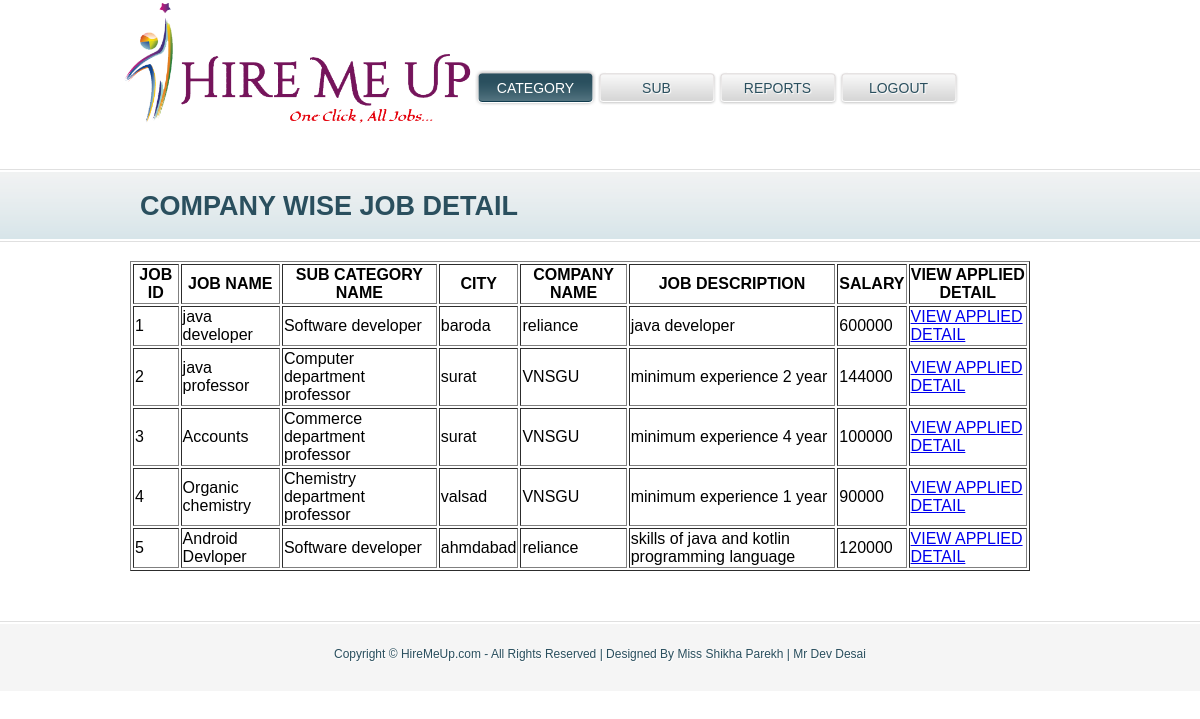
/admin_apply_job_detail.php, run on the app's committed database.
### tables this page shows
CREATE TABLE IF NOT EXISTS `job_detail` (
  `job_id` int(11) NOT NULL,
  `job_name` varchar(50) NOT NULL,
  `sub_cat_id` int(11) NOT NULL,
  `city` varchar(50) NOT NULL,
  `company_id` int(11) NOT NULL,
  `job_description` varchar(300) NOT NULL,
  `salary` int(10) NOT NULL,
  PRIMARY KEY (`job_id`)
);

CREATE TABLE IF NOT EXISTS `job_sub_cat` (
  `sub_cat_id` int(11) NOT NULL,
  `cat_id` int(11) NOT NULL,
  `sub_cat` varchar(50) NOT NULL,
  PRIMARY KEY (`sub_cat_id`),
  KEY `cat_id` (`cat_id`)
);

CREATE TABLE IF NOT EXISTS `company_regis` (
  `company_id` int(11) NOT NULL,
  `company_name` varchar(50) NOT NULL,
  `address` varchar(250) NOT NULL,
  `city` varchar(50) NOT NULL,
  `state` varchar(50) NOT NULL,
  `mobile_no` varchar(10) NOT NULL,
  `email_id` varchar(50) NOT NULL,
  `pwd` varchar(10) NOT NULL,
  `regis_date` date NOT NULL,
  PRIMARY KEY (`company_id`)
);

### admin_apply_job_detail.php (the view, shortened to what this page needs)
<?php
include("admin_header.php");
?>
<div id="body">
  <div class="blog1">
    <h1>Company Wise Job Detail</h1>
     <div>
		<form name="form1" method="post" id="form1" >
		<br/>
		 <?php
	$pgsize=5;
	$cpgno=1;
	$stops=($cpgno-1) * $pgsize;
	$qur1=mysql_query("select * from job_detail limit $stops,$pgsize");
	echo "<table border='1' width='900px'>
	<thead>
		<tr>
			<th>JOB ID</th>
			<th>JOB NAME</th>
			<th>SUB CATEGORY NAME</th>
			<th>CITY</th>
			<th>COMPANY NAME</th>
			<th>JOB DESCRIPTION</th>
			<th>SALARY</th>
			<th>VIEW APPLIED DETAIL</th>
		</tr>
	</thead>";
	while($q=mysql_fetch_row($qur1))
	{
		echo "<tr>";
		echo "<td>$q[0]</td>";
		echo "<td>$q[1]</td>";
		$temp2=mysql_query("select sub_cat from job_sub_cat where sub_cat_id='$q[2]'");
		$t2=mysql_fetch_row($temp2);
		echo "<td>$t2[0]</td>";
		echo "<td>$q[3]</td>";
		$temp3=mysql_query("select company_name from company_regis where company_id='$q[4]'");
		$t3=mysql_fetch_row($temp3);
		echo "<td>$t3[0]</td>";
		echo "<td>$q[5]</td>";
		echo "<td>$q[6]</td>";
		echo "<td><a href='admin_view_apply.php?jid=$q[0]'>VIEW APPLIED DETAIL</a></td>";
		echo "</tr>";
	}
	echo "</table>";
   ?>
   </div>
  </div>
</div>
<?php
include("footer.php");
?>

### style.css (style rules this page uses)
body { font-family:Arial, Helvetica, sans-serif; margin:0; padding:0; }
#body { background:url(images/bg-content.gif) repeat-x top left; margin:0; padding:0; min-width:960px; }
#body .contact, #body .about, #body .services, #body .blog, #body .blog1 { margin:0 auto; padding:25px 10px 50px 10px; width:940px; }
#body h1 { color:#2a4f5e; font-size:27px; font-weight:bold; height:74px; line-height:74px; margin:0; padding:0; text-indent:10px; text-transform:uppercase; }
#body .blog1 { overflow:hidden; }

### data on the page
job_detail: job_id "1", job_name "java developer", sub_cat.sub_cat "Software developer", city "baroda", company.company_name "reliance", job_description "java developer", salary "600000"
job_detail: job_id "2", job_name "java professor", sub_cat.sub_cat "Computer department professor", city "surat", company.company_name "VNSGU", job_description "minimum experience 2 year", salary "144000"
job_detail: job_id "3", job_name "Accounts", sub_cat.sub_cat "Commerce department professor", city "surat", company.company_name "VNSGU", job_description "minimum experience 4 year", salary "100000"
job_detail: job_id "4", job_name "Organic chemistry", sub_cat.sub_cat "Chemistry department professor", city "valsad", company.company_name "VNSGU", job_description "minimum experience 1 year", salary "90000"
job_detail: job_id "5", job_name "Android Devloper", sub_cat.sub_cat "Software developer", city "ahmdabad", company.company_name "reliance", job_description "skills of java and kotlin programming language", salary "120000"
